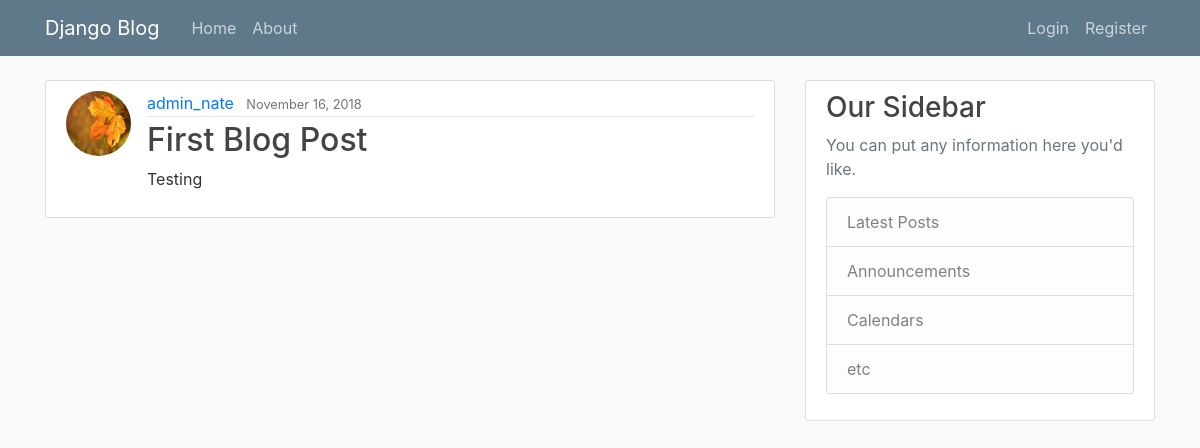
/post/1/, run on an earlier commit of the app's database.
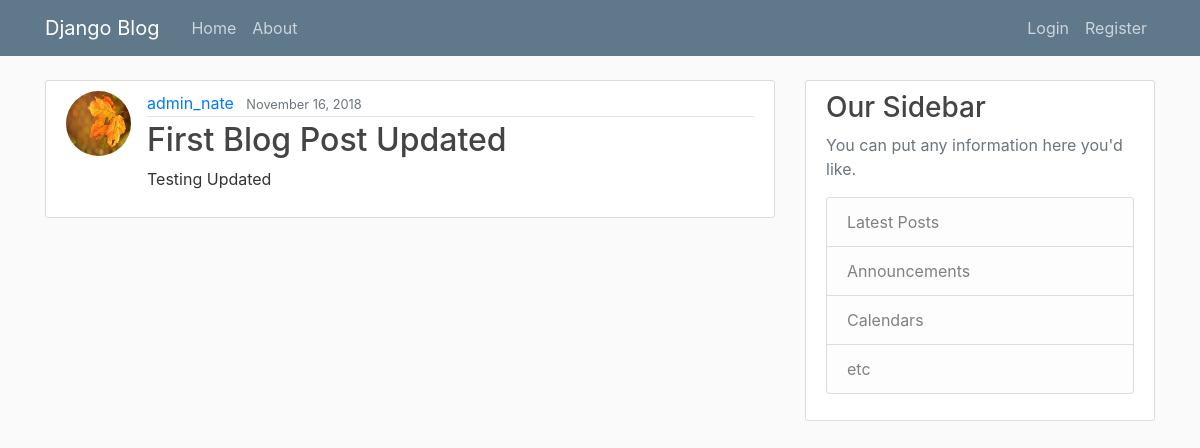
And on a later commit of the database.
### blog/models.py (models this page shows, shortened)
class Post(models.Model):
    title = models.CharField(max_length = 100)
    content = models.TextField()
    date_posted = models.DateTimeField(default = timezone.now)
    author = models.ForeignKey(User, on_delete = models.CASCADE) # Define a relationship between the author of the post and Django's pre-built User model. So the author is a foreign key inherited from the User model. If the user is deleted, then delete the post as well

### users/models.py (models this page shows, shortened)
class Profile(models.Model):
    user = models.OneToOneField(User, on_delete = models.CASCADE) # Every user in the Profile Model is associated with a User from Django so we define that relationship with a OneToOneField
    image = models.ImageField(default = 'default.jpg', upload_to = 'profile_pics')

### blog/views.py (the view)
# urls.py: path('post/<int:pk>/',PostDetailView.as_view(), name = 'post-detail'), # pk is primary key. So each url will contain a number corresponding to the post
class PostDetailView(DetailView): # Class Based View for a detailed view of a post. What gets displayed whan a user clicks on the post
	model = Post

### blog/templates/blog/post_detail.html (shortened to what this page needs)
{% extends 'blog/base.html' %}
{% block content %}
	<article class="media content-section">
		<img class = "rounded-circle article-img" src = "{{object.author.profile.image.url}}">
		<div class="media-body">
  		<div class="article-metadata">
    		<a class="mr-2" href="{% url 'user-posts' object.author.username %}">{{ object.author }}</a>
    			<small class="text-muted">{{ object.date_posted|date:"F d, Y" }}</small>
  		</div>
  		<h2 class="article-title"> {{ object.title }} </h2>
  		<p class="article-content">{{ object.content }}</p>
		</div>
	</article>
{% endblock content%}

What changed in the data, as far as the page shows it:
changed Post "admin_nate": title "First Blog Post" → "First Blog Post Updated"; content "Testing" → "Testing Updated"
